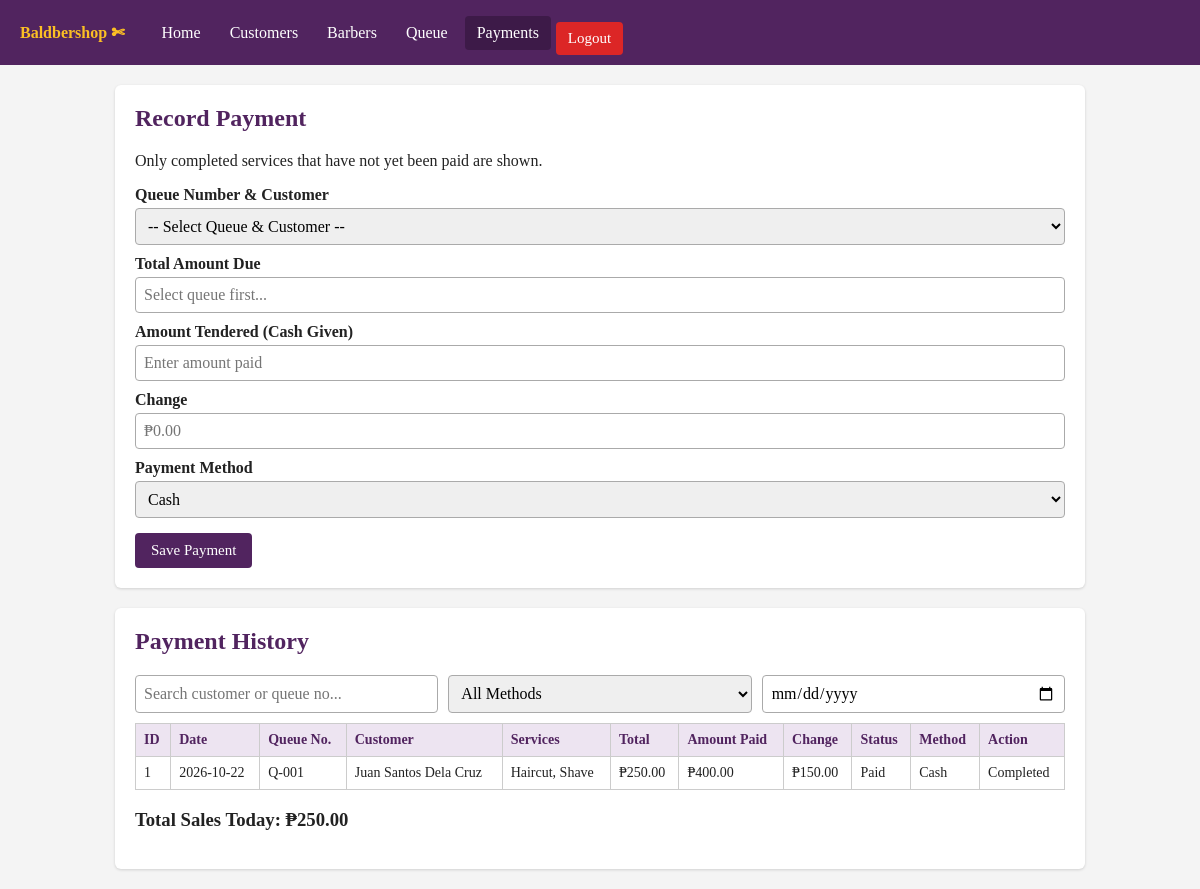
The app's page /payments.php (signed in) with its own data.
### tables this page shows
CREATE TABLE `payments` (
  `payment_id` int(11) NOT NULL,
  `queue_id` int(11) NOT NULL,
  `total` decimal(10,2) DEFAULT 0.00,
  `amount_paid` decimal(10,2) NOT NULL,
  `change_amount` decimal(10,2) DEFAULT 0.00,
  `payment_method` varchar(50) NOT NULL,
  `payment_date` date DEFAULT curdate()
);

CREATE TABLE `queue` (
  `queue_id` int(11) NOT NULL,
  `queue_number` varchar(20) DEFAULT NULL,
  `customer_id` int(11) NOT NULL,
  `barber_id` int(11) NOT NULL,
  `service_id` int(11) DEFAULT NULL,
  `date` date DEFAULT curdate(),
  `time` time DEFAULT curtime(),
  `start_time` time DEFAULT NULL,
  `end_time` time DEFAULT NULL,
  `status` varchar(30) DEFAULT 'Waiting',
  `paid` tinyint(1) DEFAULT 0
);

### payments.php (the view, shortened to what this page needs)
<?php
require_once 'db_connect.php';
$serviceSummary = "
    SELECT
        qs.queue_id,
        GROUP_CONCAT(
            s.service_name
            ORDER BY s.service_name
            SEPARATOR ', '
        ) AS service_names,
        SUM(s.price) AS total_price
    FROM queue_services qs
    JOIN services s ON s.service_id = qs.service_id
    GROUP BY qs.queue_id
";
$payments = mysqli_query($conn, "
    SELECT
        p.*,
        q.queue_number,
        q.date,
        q.paid,
        CONCAT_WS(
            ' ',
            c.first_name,
            NULLIF(c.middle_name, ''),
            c.last_name
        ) AS customer_name,
        COALESCE(ss.service_names, s.service_name) AS service_name
    FROM payments p
    JOIN `queue` q ON p.queue_id = q.queue_id
    JOIN customers c ON q.customer_id = c.customer_id
    LEFT JOIN services s ON q.service_id = s.service_id
    LEFT JOIN ($serviceSummary) ss ON ss.queue_id = q.queue_id
    ORDER BY p.payment_id DESC
");
$totalSalesQuery = mysqli_query($conn, "
    SELECT COALESCE(SUM(total), 0) AS total_sales
    FROM payments
    WHERE payment_date = CURDATE()
");
$totalSales = (float) mysqli_fetch_assoc($totalSalesQuery)['total_sales'];
?>
<!DOCTYPE html>
<html lang="en">
<head>
    <link rel="stylesheet" href="style.css">
</head>
<body>
    <nav>
        <span class="brand">Baldbershop ✄</span>
        <a href="home.php">Home</a>
        <a href="customer.php">Customers</a>
        <a href="barbers.php">Barbers</a>
        <a href="queue.php">Queue</a>
        <a href="payments.php" class="active">Payments</a>
        <form action="logout.php" method="POST"
              style="display: inline; margin: 0;">
            <button class="logout" type="submit">Logout</button>
        </form>
    </nav>
    <div class="container">
        <div class="card">
            <h2>Record Payment</h2>
            <p>Only completed services that have not yet been paid are shown.</p>
            <form action="save_payment.php" method="POST">
                <label for="queueSelect">Queue Number & Customer</label>
                <select name="queue_id" id="queueSelect" required>
                    <option value="">-- Select Queue & Customer --</option>
                </select>
                <label for="totalPrice">Total Amount Due</label>
                <input
                    type="text"
                    id="totalPrice"
                    readonly
                    placeholder="Select queue first...">
                <label for="amountPaid">Amount Tendered (Cash Given)</label>
                <input
                    type="number"
                    step="0.01"
                    min="0"
                    name="amount_paid"
                    id="amountPaid"
                    placeholder="Enter amount paid"
                    required>
                <label for="changeAmount">Change</label>
                <input
                    type="text"
                    id="changeAmount"
                    readonly
                    placeholder="₱0.00">
                <label for="paymentMethod">Payment Method</label>
                <select name="payment_method" id="paymentMethod" required>
                    <option value="Cash">Cash</option>
                </select>
                <button type="submit" style="margin-top: 15px;">
                    Save Payment
                </button>
            </form>
        </div>
        <div class="card">
            <h2>Payment History</h2>
            <div class="toolbar">
                <input
                    type="text"
                    id="search"
                    placeholder="Search customer or queue no...">
                <select id="filterMethod">
                    <option value="">All Methods</option>
                </select>
                <input type="date" id="filterDate">
            </div>
            <div class="table-wrap">
                <table>
                    <thead>
                        <tr>
                            <th>ID</th>
                            <th>Date</th>
                            <th>Queue No.</th>
                            <th>Customer</th>
                            <th>Services</th>
                            <th>Total</th>
                            <th>Amount Paid</th>
                            <th>Change</th>
                            <th>Status</th>
                            <th>Method</th>
                            <th>Action</th>
                        </tr>
                    </thead>
                    <tbody id="paymentTable">
                        <?php while ($payment = mysqli_fetch_assoc($payments)) { ?>
                            <tr>
                                <td><?php echo (int) $payment['payment_id']; ?></td>
                                <td>
                                    <?php
                                    echo htmlspecialchars(
                                        $payment['payment_date'] ?? $payment['date'],
                                        ENT_QUOTES,
                                        'UTF-8'
                                    );
                                    ?>
                                </td>
                                <td>
                                    <?php echo htmlspecialchars($payment['queue_number'], ENT_QUOTES, 'UTF-8'); ?>
                                </td>
                                <td>
                                    <?php echo htmlspecialchars($payment['customer_name'], ENT_QUOTES, 'UTF-8'); ?>
                                </td>
                                <td>
                                    <?php echo htmlspecialchars($payment['service_name'] ?? '', ENT_QUOTES, 'UTF-8'); ?>
                                </td>
                                <td>₱<?php echo number_format((float) $payment['total'], 2); ?></td>
                                <td>₱<?php echo number_format((float) $payment['amount_paid'], 2); ?></td>
                                <td>₱<?php echo number_format((float) $payment['change_amount'], 2); ?></td>
                                <td>
                                    <?php echo (int) $payment['paid'] === 1 ? 'Paid' : 'Unpaid'; ?>
                                </td>
                                <td>
                                    <?php echo htmlspecialchars($payment['payment_method'], ENT_QUOTES, 'UTF-8'); ?>
                                </td>
                                <td>Completed</td>
                            </tr>
                        <?php } ?>
                    </tbody>
                </table>
            </div>
            <h3>
                Total Sales Today: ₱<?php echo number_format($totalSales, 2); ?>
            </h3>
        </div>
    </div>
</body>
</html>

### style.css (style rules this page uses)
:root { --purple: #51245f; --purple-dark: #3d1a48; --purple-light: #ede4f1; }
* { box-sizing: border-box; }
body { font-family: "Times New Roman", Times, serif; margin: 0; background: #f4f4f4; color: #222; }
nav { background: var(--purple); padding: 10px 20px; display: flex; flex-wrap: wrap; align-items: center; gap: 5px; }
nav .brand { color: #fbbf24; font-weight: bold; margin-right: 20px; }
nav a { color: white; text-decoration: none; padding: 8px 12px; border-radius: 4px; }
nav a:hover, nav a.active { background: var(--purple-dark); }
nav .logout { margin-left: auto; background: #dc2626; color: white; border: none; padding: 8px 12px; border-radius: 4px; cursor: pointer; }
.container { max-width: 1000px; margin: 20px auto; padding: 0 15px; }
.card { background: white; padding: 20px; border-radius: 6px; margin-bottom: 20px; box-shadow: 0 1px 3px rgba(0, 0, 0, 0.15); }
h1, h2 { margin-top: 0; color: var(--purple); }
label { display: block; margin-top: 10px; font-weight: bold; }
input, select { width: 100%; padding: 8px; margin-top: 4px; border: 1px solid #aaa; border-radius: 4px; font-size: 16px; font-family: inherit; }
button { padding: 9px 16px; margin-top: 12px; border: none; border-radius: 4px; background: var(--purple); color: white; font-size: 15px; font-family: inherit; cursor: pointer; }
.toolbar { display: flex; flex-wrap: wrap; gap: 10px; margin-bottom: 10px; }
.toolbar input, .toolbar select { flex: 1; min-width: 150px; margin-top: 0; }
.table-wrap { overflow-x: auto; }
table { width: 100%; border-collapse: collapse; }
th, td { border: 1px solid #ccc; padding: 8px; text-align: left; font-size: 14px; }
th { background: var(--purple-light); color: var(--purple); }

### records on screen
payments: payment_id "1", payment_date "2026-10-22", queue.queue_number "Q-001", customer_name "Juan Santos Dela Cruz", service_name "Haircut, Shave", total "250.00", amount_paid "400.00", change_amount "150.00", payment_method "Cash"

### other values on screen
$totalSales "250.00"
